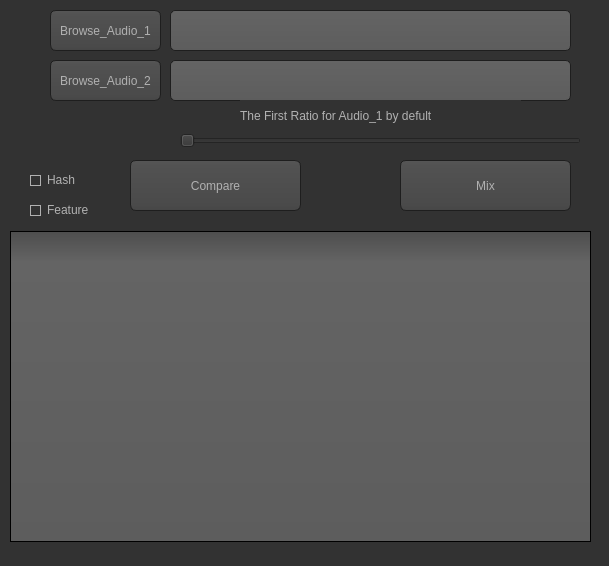
<?xml version="1.0" encoding="UTF-8"?>
<ui version="4.0">
 <class>MainWindow</class>
 <widget class="QMainWindow" name="MainWindow">
  <property name="geometry">
   <rect>
    <x>0</x>
    <y>0</y>
    <width>609</width>
    <height>566</height>
   </rect>
  </property>
  <property name="windowTitle">
   <string>MainWindow</string>
  </property>
  <property name="styleSheet">
   <string notr="true">QToolTip
{
     border: 1px solid black;
     background-color: #ffa02f;
     padding: 1px;
     border-radius: 3px;
     opacity: 100;
}

QWidget
{
    color: #b1b1b1;
    background-color: #323232;
}

QWidget:item:hover
{
    background-color: QLinearGradient( x1: 0, y1: 0, x2: 0, y2: 1, stop: 0 #ffa02f, stop: 1 #ca0619);
    color: #000000;
}

QWidget:item:selected
{
    background-color: QLinearGradient( x1: 0, y1: 0, x2: 0, y2: 1, stop: 0 #ffa02f, stop: 1 #d7801a);
}

QMenuBar::item
{
    background: transparent;
}

QMenuBar::item:selected
{
    background: transparent;
    border: 1px solid #ffaa00;
}

QMenuBar::item:pressed
{
    background: #444;
    border: 1px solid #000;
    background-color: QLinearGradient(
        x1:0, y1:0,
        x2:0, y2:1,
        stop:1 #212121,
        stop:0.4 #343434/*,
        stop:0.2 #343434,
        stop:0.1 #ffaa00*/
    );
    margin-bottom:-1px;
    padding-bottom:1px;
}

QMenu
{
    border: 1px solid #000;
}

QMenu::item
{
    padding: 2px 20px 2px 20px;
}

QMenu::item:selected
{
    color: #000000;
}

QWidget:disabled
{
    color: #404040;
    background-color: #323232;
}

QAbstractItemView
{
    background-color: QLinearGradient( x1: 0, y1: 0, x2: 0, y2: 1, stop: 0 #4d4d4d, stop: 0.1 #646464, stop: 1 #5d5d5d);
}

QWidget:focus
{
    /*border: 2px solid QLinearGradient( x1: 0, y1: 0, x2: 0, y2: 1, stop: 0 #ffa02f, stop: 1 #d7801a);*/
}

QLineEdit
{
    background-color: QLinearGradient( x1: 0, y1: 0, x2: 0, y2: 1, stop: 0 #4d4d4d, stop: 0 #646464, stop: 1 #5d5d5d);
    padding: 1px;
    border-style: solid;
    border: 1px solid #1e1e1e;
    border-radius: 5;
}

QPushButton
{
    color: #b1b1b1;
    background-color: QLinearGradient( x1: 0, y1: 0, x2: 0, y2: 1, stop: 0 #565656, stop: 0.1 #525252, stop: 0.5 #4e4e4e, stop: 0.9 #4a4a4a, stop: 1 #464646);
    border-width: 1px;
    border-color: #1e1e1e;
    border-style: solid;
    border-radius: 6;
    padding: 3px;
    font-size: 12px;
    padding-left: 5px;
    padding-right: 5px;
}

QPushButton:pressed
{
    background-color: QLinearGradient( x1: 0, y1: 0, x2: 0, y2: 1, stop: 0 #2d2d2d, stop: 0.1 #2b2b2b, stop: 0.5 #292929, stop: 0.9 #282828, stop: 1 #252525);
}

QComboBox
{
    selection-background-color: #ffaa00;
    background-color: QLinearGradient( x1: 0, y1: 0, x2: 0, y2: 1, stop: 0 #565656, stop: 0.1 #525252, stop: 0.5 #4e4e4e, stop: 0.9 #4a4a4a, stop: 1 #464646);
    border-style: solid;
    border: 1px solid #1e1e1e;
    border-radius: 5;
}

QComboBox:hover,QPushButton:hover
{
    border: 2px solid QLinearGradient( x1: 0, y1: 0, x2: 0, y2: 1, stop: 0 #ffa02f, stop: 1 #d7801a);
}


QComboBox:on
{
    padding-top: 3px;
    padding-left: 4px;
    background-color: QLinearGradient( x1: 0, y1: 0, x2: 0, y2: 1, stop: 0 #2d2d2d, stop: 0.1 #2b2b2b, stop: 0.5 #292929, stop: 0.9 #282828, stop: 1 #252525);
    selection-background-color: #ffaa00;
}

QComboBox QAbstractItemView
{
    border: 2px solid darkgray;
    selection-background-color: QLinearGradient( x1: 0, y1: 0, x2: 0, y2: 1, stop: 0 #ffa02f, stop: 1 #d7801a);
}

QComboBox::drop-down
{
     subcontrol-origin: padding;
     subcontrol-position: top right;
     width: 15px;

     border-left-width: 0px;
     border-left-color: darkgray;
     border-left-style: solid; /* just a single line */
     border-top-right-radius: 3px; /* same radius as the QComboBox */
     border-bottom-right-radius: 3px;
 }

QComboBox::down-arrow
{
     image: url(:/down_arrow.png);
}

QGroupBox:focus
{
border: 2px solid QLinearGradient( x1: 0, y1: 0, x2: 0, y2: 1, stop: 0 #ffa02f, stop: 1 #d7801a);
}

QTextEdit:focus
{
    border: 2px solid QLinearGradient( x1: 0, y1: 0, x2: 0, y2: 1, stop: 0 #ffa02f, stop: 1 #d7801a);
}

QScrollBar:horizontal {
     border: 1px solid #222222;
     background: QLinearGradient( x1: 0, y1: 0, x2: 0, y2: 1, stop: 0.0 #121212, stop: 0.2 #282828, stop: 1 #484848);
     height: 7px;
     margin: 0px 16px 0 16px;
}

QScrollBar::handle:horizontal
{
      background: QLinearGradient( x1: 0, y1: 0, x2: 1, y2: 0, stop: 0 #ffa02f, stop: 0.5 #d7801a, stop: 1 #ffa02f);
      min-height: 20px;
      border-radius: 2px;
}

QScrollBar::add-line:horizontal {
      border: 1px solid #1b1b19;
      border-radius: 2px;
      background: QLinearGradient( x1: 0, y1: 0, x2: 1, y2: 0, stop: 0 #ffa02f, stop: 1 #d7801a);
      width: 14px;
      subcontrol-position: right;
      subcontrol-origin: margin;
}

QScrollBar::sub-line:horizontal {
      border: 1px solid #1b1b19;
      border-radius: 2px;
      background: QLinearGradient( x1: 0, y1: 0, x2: 1, y2: 0, stop: 0 #ffa02f, stop: 1 #d7801a);
      width: 14px;
     subcontrol-position: left;
     subcontrol-origin: margin;
}

QScrollBar::right-arrow:horizontal, QScrollBar::left-arrow:horizontal
{
      border: 1px solid black;
      width: 1px;
      height: 1px;
      background: white;
}

QScrollBar::add-page:horizontal, QScrollBar::sub-page:horizontal
{
      background: none;
}

QScrollBar:vertical
{
      background: QLinearGradient( x1: 0, y1: 0, x2: 1, y2: 0, stop: 0.0 #121212, stop: 0.2 #282828, stop: 1 #484848);
      width: 7px;
      margin: 16px 0 16px 0;
      border: 1px solid #222222;
}

QScrollBar::handle:vertical
{
      background: QLinearGradient( x1: 0, y1: 0, x2: 0, y2: 1, stop: 0 #ffa02f, stop: 0.5 #d7801a, stop: 1 #ffa02f);
      min-height: 20px;
      border-radius: 2px;
}

QScrollBar::add-line:vertical
{
      border: 1px solid #1b1b19;
      border-radius: 2px;
      background: QLinearGradient( x1: 0, y1: 0, x2: 0, y2: 1, stop: 0 #ffa02f, stop: 1 #d7801a);
      height: 14px;
      subcontrol-position: bottom;
      subcontrol-origin: margin;
}

QScrollBar::sub-line:vertical
{
      border: 1px solid #1b1b19;
      border-radius: 2px;
      background: QLinearGradient( x1: 0, y1: 0, x2: 0, y2: 1, stop: 0 #d7801a, stop: 1 #ffa02f);
      height: 14px;
      subcontrol-position: top;
      subcontrol-origin: margin;
}

QScrollBar::up-arrow:vertical, QScrollBar::down-arrow:vertical
{
      border: 1px solid black;
      width: 1px;
      height: 1px;
      background: white;
}


QScrollBar::add-page:vertical, QScrollBar::sub-page:vertical
{
      background: none;
}

QTextEdit
{
    background-color: #242424;
}

QPlainTextEdit
{
    background-color: #242424;
}

QHeaderView::section
{
    background-color: QLinearGradient(x1:0, y1:0, x2:0, y2:1, stop:0 #616161, stop: 0.5 #505050, stop: 0.6 #434343, stop:1 #656565);
    color: white;
    padding-left: 4px;
    border: 1px solid #6c6c6c;
}

QCheckBox:disabled
{
color: #414141;
}

QDockWidget::title
{
    text-align: center;
    spacing: 3px; /* spacing between items in the tool bar */
    background-color: QLinearGradient(x1:0, y1:0, x2:0, y2:1, stop:0 #323232, stop: 0.5 #242424, stop:1 #323232);
}

QDockWidget::close-button, QDockWidget::float-button
{
    text-align: center;
    spacing: 1px; /* spacing between items in the tool bar */
    background-color: QLinearGradient(x1:0, y1:0, x2:0, y2:1, stop:0 #323232, stop: 0.5 #242424, stop:1 #323232);
}

QDockWidget::close-button:hover, QDockWidget::float-button:hover
{
    background: #242424;
}

QDockWidget::close-button:pressed, QDockWidget::float-button:pressed
{
    padding: 1px -1px -1px 1px;
}

QMainWindow::separator
{
    background-color: QLinearGradient(x1:0, y1:0, x2:0, y2:1, stop:0 #161616, stop: 0.5 #151515, stop: 0.6 #212121, stop:1 #343434);
    color: white;
    padding-left: 4px;
    border: 1px solid #4c4c4c;
    spacing: 3px; /* spacing between items in the tool bar */
}

QMainWindow::separator:hover
{

    background-color: QLinearGradient(x1:0, y1:0, x2:0, y2:1, stop:0 #d7801a, stop:0.5 #b56c17 stop:1 #ffa02f);
    color: white;
    padding-left: 4px;
    border: 1px solid #6c6c6c;
    spacing: 3px; /* spacing between items in the tool bar */
}

QToolBar::handle
{
     spacing: 3px; /* spacing between items in the tool bar */
     background: url(:/images/handle.png);
}

QMenu::separator
{
    height: 2px;
    background-color: QLinearGradient(x1:0, y1:0, x2:0, y2:1, stop:0 #161616, stop: 0.5 #151515, stop: 0.6 #212121, stop:1 #343434);
    color: white;
    padding-left: 4px;
    margin-left: 10px;
    margin-right: 5px;
}

QProgressBar
{
    border: 2px solid grey;
    border-radius: 5px;
    text-align: center;
}

QProgressBar::chunk
{
    background-color: #d7801a;
    width: 2.15px;
    margin: 0.5px;
}

QTabBar::tab {
    color: #b1b1b1;
    border: 1px solid #444;
    border-bottom-style: none;
    background-color: #323232;
    padding-left: 10px;
    padding-right: 10px;
    padding-top: 3px;
    padding-bottom: 2px;
    margin-right: -1px;
}

QTabWidget::pane {
    border: 1px solid #444;
    top: 1px;
}

QTabBar::tab:last
{
    margin-right: 0; /* the last selected tab has nothing to overlap with on the right */
    border-top-right-radius: 3px;
}

QTabBar::tab:first:!selected
{
 margin-left: 0px; /* the last selected tab has nothing to overlap with on the right */


    border-top-left-radius: 3px;
}

QTabBar::tab:!selected
{
    color: #b1b1b1;
    border-bottom-style: solid;
    margin-top: 3px;
    background-color: QLinearGradient(x1:0, y1:0, x2:0, y2:1, stop:1 #212121, stop:.4 #343434);
}

QTabBar::tab:selected
{
    border-top-left-radius: 3px;
    border-top-right-radius: 3px;
    margin-bottom: 0px;
}

QTabBar::tab:!selected:hover
{
    /*border-top: 2px solid #ffaa00;
    padding-bottom: 3px;*/
    border-top-left-radius: 3px;
    border-top-right-radius: 3px;
    background-color: QLinearGradient(x1:0, y1:0, x2:0, y2:1, stop:1 #212121, stop:0.4 #343434, stop:0.2 #343434, stop:0.1 #ffaa00);
}

QRadioButton::indicator:checked, QRadioButton::indicator:unchecked{
    color: #b1b1b1;
    background-color: #323232;
    border: 1px solid #b1b1b1;
    border-radius: 6px;
}

QRadioButton::indicator:checked
{
    background-color: qradialgradient(
        cx: 0.5, cy: 0.5,
        fx: 0.5, fy: 0.5,
        radius: 1.0,
        stop: 0.25 #ffaa00,
        stop: 0.3 #323232
    );
}

QCheckBox::indicator{
    color: #b1b1b1;
    background-color: #323232;
    border: 1px solid #b1b1b1;
    width: 9px;
    height: 9px;
}

QRadioButton::indicator
{
    border-radius: 6px;
}

QRadioButton::indicator:hover, QCheckBox::indicator:hover
{
    border: 1px solid #ffaa00;
}

QCheckBox::indicator:checked
{
    image:url(:/images/checkbox.png);
}

QCheckBox::indicator:disabled, QRadioButton::indicator:disabled
{
    border: 1px solid #444;
}</string>
  </property>
  <widget class="QWidget" name="centralwidget">
   <widget class="QPushButton" name="Browse_Audio_1">
    <property name="geometry">
     <rect>
      <x>50</x>
      <y>10</y>
      <width>111</width>
      <height>41</height>
     </rect>
    </property>
    <property name="text">
     <string>Browse_Audio_1</string>
    </property>
   </widget>
   <widget class="QLineEdit" name="lineEdit_Audio_1">
    <property name="geometry">
     <rect>
      <x>170</x>
      <y>10</y>
      <width>401</width>
      <height>41</height>
     </rect>
    </property>
   </widget>
   <widget class="QPushButton" name="Browse_Audio_2">
    <property name="geometry">
     <rect>
      <x>50</x>
      <y>60</y>
      <width>111</width>
      <height>41</height>
     </rect>
    </property>
    <property name="text">
     <string>Browse_Audio_2</string>
    </property>
   </widget>
   <widget class="QLineEdit" name="lineEdit_Audio_2">
    <property name="geometry">
     <rect>
      <x>170</x>
      <y>60</y>
      <width>401</width>
      <height>41</height>
     </rect>
    </property>
   </widget>
   <widget class="QSlider" name="horizontalSlider">
    <property name="geometry">
     <rect>
      <x>180</x>
      <y>130</y>
      <width>401</width>
      <height>22</height>
     </rect>
    </property>
    <property name="orientation">
     <enum>Qt::Horizontal</enum>
    </property>
   </widget>
   <widget class="QPushButton" name="Mix">
    <property name="geometry">
     <rect>
      <x>400</x>
      <y>160</y>
      <width>171</width>
      <height>51</height>
     </rect>
    </property>
    <property name="styleSheet">
     <string notr="true">font: 14pt &quot;Papyrus&quot;;</string>
    </property>
    <property name="text">
     <string>Mix</string>
    </property>
   </widget>
   <widget class="QPushButton" name="Mix_2">
    <property name="geometry">
     <rect>
      <x>130</x>
      <y>160</y>
      <width>171</width>
      <height>51</height>
     </rect>
    </property>
    <property name="styleSheet">
     <string notr="true">
font: 18pt &quot;Papyrus&quot;;</string>
    </property>
    <property name="text">
     <string>Compare</string>
    </property>
   </widget>
   <widget class="QLabel" name="label">
    <property name="geometry">
     <rect>
      <x>240</x>
      <y>100</y>
      <width>281</width>
      <height>31</height>
     </rect>
    </property>
    <property name="styleSheet">
     <string notr="true">font: 9pt &quot;MV Boli&quot;;</string>
    </property>
    <property name="text">
     <string>The First Ratio for Audio_1 by defult</string>
    </property>
   </widget>
   <widget class="QCheckBox" name="Hash">
    <property name="geometry">
     <rect>
      <x>30</x>
      <y>170</y>
      <width>81</width>
      <height>20</height>
     </rect>
    </property>
    <property name="text">
     <string>Hash</string>
    </property>
   </widget>
   <widget class="QCheckBox" name="Feature">
    <property name="geometry">
     <rect>
      <x>30</x>
      <y>200</y>
      <width>81</width>
      <height>20</height>
     </rect>
    </property>
    <property name="text">
     <string>Feature</string>
    </property>
   </widget>
   <widget class="QTableWidget" name="tableWidget">
    <property name="geometry">
     <rect>
      <x>10</x>
      <y>231</y>
      <width>581</width>
      <height>311</height>
     </rect>
    </property>
   </widget>
  </widget>
  <widget class="QMenuBar" name="menubar">
   <property name="geometry">
    <rect>
     <x>0</x>
     <y>0</y>
     <width>609</width>
     <height>26</height>
    </rect>
   </property>
  </widget>
  <widget class="QStatusBar" name="statusbar"/>
 </widget>
 <resources/>
 <connections/>
</ui>
